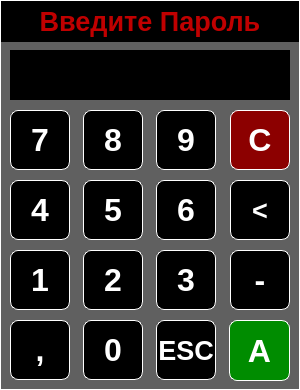
<?xml version="1.0" encoding="UTF-8"?>
<ui version="4.0">
 <class>Keypad_window</class>
 <widget class="QWidget" name="Keypad_window">
  <property name="geometry">
   <rect>
    <x>0</x>
    <y>0</y>
    <width>300</width>
    <height>390</height>
   </rect>
  </property>
  <property name="windowTitle">
   <string>Form</string>
  </property>
  <property name="styleSheet">
   <string notr="true">#Keypad_Window_Main_frame{background-color: rgb(96,96,96);border: 1px Solid white;}
#text_to_aply_label{color: white; padding-right: 4px;}
QLabel {background-color: rgb(0,0,0);color: rgb(192,0,0);}
QPushButton {background-color: rgb(0,0,0);color: white;border: 1px Solid white;border-radius: 8px;}


</string>
  </property>
  <widget class="QFrame" name="Keypad_Window_Main_frame">
   <property name="geometry">
    <rect>
     <x>0</x>
     <y>0</y>
     <width>300</width>
     <height>390</height>
    </rect>
   </property>
   <property name="frameShape">
    <enum>QFrame::StyledPanel</enum>
   </property>
   <property name="frameShadow">
    <enum>QFrame::Raised</enum>
   </property>
   <widget class="QPushButton" name="number_5_pushButton">
    <property name="geometry">
     <rect>
      <x>83</x>
      <y>180</y>
      <width>60</width>
      <height>60</height>
     </rect>
    </property>
    <property name="font">
     <font>
      <family>Arial</family>
      <pointsize>24</pointsize>
      <weight>75</weight>
      <bold>true</bold>
     </font>
    </property>
    <property name="text">
     <string>5</string>
    </property>
   </widget>
   <widget class="QPushButton" name="number_6_pushButton">
    <property name="geometry">
     <rect>
      <x>156</x>
      <y>180</y>
      <width>60</width>
      <height>60</height>
     </rect>
    </property>
    <property name="font">
     <font>
      <family>Arial</family>
      <pointsize>24</pointsize>
      <weight>75</weight>
      <bold>true</bold>
     </font>
    </property>
    <property name="text">
     <string>6</string>
    </property>
   </widget>
   <widget class="QPushButton" name="number_7_pushButton">
    <property name="geometry">
     <rect>
      <x>10</x>
      <y>110</y>
      <width>60</width>
      <height>60</height>
     </rect>
    </property>
    <property name="font">
     <font>
      <family>Arial</family>
      <pointsize>24</pointsize>
      <weight>75</weight>
      <bold>true</bold>
     </font>
    </property>
    <property name="text">
     <string>7</string>
    </property>
   </widget>
   <widget class="QPushButton" name="number_0_pushButton">
    <property name="geometry">
     <rect>
      <x>83</x>
      <y>320</y>
      <width>60</width>
      <height>60</height>
     </rect>
    </property>
    <property name="font">
     <font>
      <family>Arial</family>
      <pointsize>24</pointsize>
      <weight>75</weight>
      <bold>true</bold>
     </font>
    </property>
    <property name="text">
     <string>0</string>
    </property>
   </widget>
   <widget class="QPushButton" name="number_1_pushButton">
    <property name="geometry">
     <rect>
      <x>10</x>
      <y>250</y>
      <width>60</width>
      <height>60</height>
     </rect>
    </property>
    <property name="font">
     <font>
      <family>Arial</family>
      <pointsize>24</pointsize>
      <weight>75</weight>
      <bold>true</bold>
     </font>
    </property>
    <property name="text">
     <string>1</string>
    </property>
   </widget>
   <widget class="QPushButton" name="number_9_pushButton">
    <property name="geometry">
     <rect>
      <x>156</x>
      <y>110</y>
      <width>60</width>
      <height>60</height>
     </rect>
    </property>
    <property name="font">
     <font>
      <family>Arial</family>
      <pointsize>24</pointsize>
      <weight>75</weight>
      <bold>true</bold>
     </font>
    </property>
    <property name="text">
     <string>9</string>
    </property>
   </widget>
   <widget class="QPushButton" name="clear_all_pushButton">
    <property name="geometry">
     <rect>
      <x>230</x>
      <y>110</y>
      <width>60</width>
      <height>60</height>
     </rect>
    </property>
    <property name="font">
     <font>
      <family>Arial</family>
      <pointsize>24</pointsize>
      <weight>75</weight>
      <bold>true</bold>
     </font>
    </property>
    <property name="styleSheet">
     <string notr="true">background-color: rgb(140,0,0);</string>
    </property>
    <property name="text">
     <string>C</string>
    </property>
   </widget>
   <widget class="QPushButton" name="set_comma_pushButton">
    <property name="geometry">
     <rect>
      <x>10</x>
      <y>320</y>
      <width>60</width>
      <height>60</height>
     </rect>
    </property>
    <property name="font">
     <font>
      <family>Arial</family>
      <pointsize>24</pointsize>
      <weight>75</weight>
      <bold>true</bold>
     </font>
    </property>
    <property name="text">
     <string>,</string>
    </property>
   </widget>
   <widget class="QLabel" name="text_to_aply_label">
    <property name="geometry">
     <rect>
      <x>10</x>
      <y>50</y>
      <width>280</width>
      <height>50</height>
     </rect>
    </property>
    <property name="font">
     <font>
      <family>Arial</family>
      <pointsize>16</pointsize>
      <weight>75</weight>
      <bold>true</bold>
     </font>
    </property>
    <property name="styleSheet">
     <string notr="true"/>
    </property>
    <property name="text">
     <string/>
    </property>
    <property name="alignment">
     <set>Qt::AlignRight|Qt::AlignTrailing|Qt::AlignVCenter</set>
    </property>
   </widget>
   <widget class="QPushButton" name="number_8_pushButton">
    <property name="geometry">
     <rect>
      <x>83</x>
      <y>110</y>
      <width>60</width>
      <height>60</height>
     </rect>
    </property>
    <property name="font">
     <font>
      <family>Arial</family>
      <pointsize>24</pointsize>
      <weight>75</weight>
      <bold>true</bold>
     </font>
    </property>
    <property name="text">
     <string>8</string>
    </property>
   </widget>
   <widget class="QPushButton" name="reject_pushButton">
    <property name="geometry">
     <rect>
      <x>156</x>
      <y>320</y>
      <width>60</width>
      <height>60</height>
     </rect>
    </property>
    <property name="font">
     <font>
      <family>Arial</family>
      <pointsize>20</pointsize>
      <weight>75</weight>
      <bold>true</bold>
     </font>
    </property>
    <property name="text">
     <string>ESC</string>
    </property>
   </widget>
   <widget class="QPushButton" name="accept_pushButton">
    <property name="geometry">
     <rect>
      <x>229</x>
      <y>320</y>
      <width>61</width>
      <height>61</height>
     </rect>
    </property>
    <property name="font">
     <font>
      <family>Arial</family>
      <pointsize>24</pointsize>
      <weight>75</weight>
      <bold>true</bold>
     </font>
    </property>
    <property name="styleSheet">
     <string notr="true">background-color: rgb(0,140,0);</string>
    </property>
    <property name="text">
     <string>A</string>
    </property>
   </widget>
   <widget class="QPushButton" name="number_4_pushButton">
    <property name="geometry">
     <rect>
      <x>10</x>
      <y>180</y>
      <width>60</width>
      <height>60</height>
     </rect>
    </property>
    <property name="font">
     <font>
      <family>Arial</family>
      <pointsize>24</pointsize>
      <weight>75</weight>
      <bold>true</bold>
     </font>
    </property>
    <property name="text">
     <string>4</string>
    </property>
   </widget>
   <widget class="QLabel" name="title_text_label">
    <property name="geometry">
     <rect>
      <x>1</x>
      <y>1</y>
      <width>298</width>
      <height>41</height>
     </rect>
    </property>
    <property name="font">
     <font>
      <family>Arial</family>
      <pointsize>20</pointsize>
      <weight>75</weight>
      <bold>true</bold>
     </font>
    </property>
    <property name="text">
     <string>Введите Пароль</string>
    </property>
    <property name="alignment">
     <set>Qt::AlignCenter</set>
    </property>
   </widget>
   <widget class="QPushButton" name="number_2_pushButton">
    <property name="geometry">
     <rect>
      <x>83</x>
      <y>250</y>
      <width>60</width>
      <height>60</height>
     </rect>
    </property>
    <property name="font">
     <font>
      <family>Arial</family>
      <pointsize>24</pointsize>
      <weight>75</weight>
      <bold>true</bold>
     </font>
    </property>
    <property name="text">
     <string>2</string>
    </property>
   </widget>
   <widget class="QPushButton" name="number_3_pushButton">
    <property name="geometry">
     <rect>
      <x>156</x>
      <y>250</y>
      <width>60</width>
      <height>60</height>
     </rect>
    </property>
    <property name="font">
     <font>
      <family>Arial</family>
      <pointsize>24</pointsize>
      <weight>75</weight>
      <bold>true</bold>
     </font>
    </property>
    <property name="text">
     <string>3</string>
    </property>
   </widget>
   <widget class="QPushButton" name="delete_previous_pushButton">
    <property name="geometry">
     <rect>
      <x>230</x>
      <y>180</y>
      <width>60</width>
      <height>60</height>
     </rect>
    </property>
    <property name="font">
     <font>
      <family>Arial</family>
      <pointsize>20</pointsize>
      <weight>75</weight>
      <bold>true</bold>
     </font>
    </property>
    <property name="text">
     <string>&lt;</string>
    </property>
   </widget>
   <widget class="QPushButton" name="set_minus_pushButton">
    <property name="geometry">
     <rect>
      <x>230</x>
      <y>250</y>
      <width>60</width>
      <height>60</height>
     </rect>
    </property>
    <property name="font">
     <font>
      <family>Arial</family>
      <pointsize>24</pointsize>
      <weight>75</weight>
      <bold>true</bold>
     </font>
    </property>
    <property name="styleSheet">
     <string notr="true"/>
    </property>
    <property name="text">
     <string>-</string>
    </property>
   </widget>
  </widget>
 </widget>
 <resources/>
 <connections>
  <connection>
   <sender>reject_pushButton</sender>
   <signal>clicked()</signal>
   <receiver>Keypad_window</receiver>
   <slot>close()</slot>
   <hints>
    <hint type="sourcelabel">
     <x>259</x>
     <y>279</y>
    </hint>
    <hint type="destinationlabel">
     <x>149</x>
     <y>194</y>
    </hint>
   </hints>
  </connection>
 </connections>
</ui>
